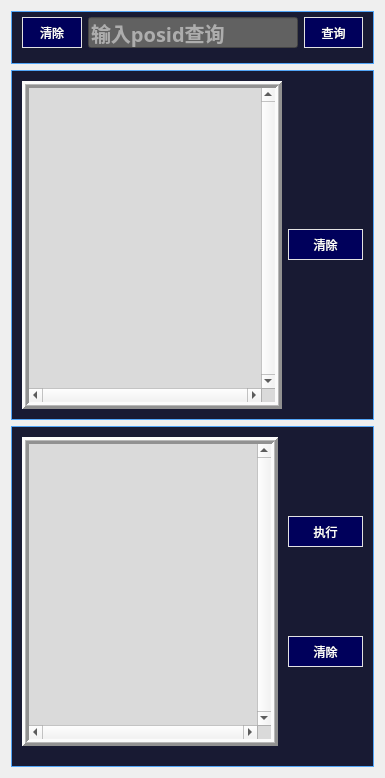
  <widget class="QWidget" name="tab">
   <attribute name="title">
    <string>Android</string>
   </attribute>
   <layout class="QVBoxLayout" name="verticalLayout">
    <item>
     <widget class="QGroupBox" name="groupBox_2">
      <property name="sizePolicy">
       <sizepolicy hsizetype="Preferred" vsizetype="Fixed">
        <horstretch>0</horstretch>
        <verstretch>0</verstretch>
       </sizepolicy>
      </property>
      <property name="minimumSize">
       <size>
        <width>0</width>
        <height>40</height>
       </size>
      </property>
      <property name="contextMenuPolicy">
       <enum>Qt::DefaultContextMenu</enum>
      </property>
      <property name="styleSheet">
       <string notr="true">    
      QGroupBox {
            border-color:rgb(82, 165, 247);
            border-width: 1px;
            border-style: solid;
            margin-top: 0.5ex;
        }
     
      QGroupBox {
            background-color:rgb(24,26,51);

        }</string>
      </property>
      <property name="title">
       <string/>
      </property>
      <layout class="QHBoxLayout" name="horizontalLayout">
       <property name="leftMargin">
        <number>10</number>
       </property>
       <property name="topMargin">
        <number>5</number>
       </property>
       <property name="rightMargin">
        <number>10</number>
       </property>
       <property name="bottomMargin">
        <number>15</number>
       </property>
       <item>
        <widget class="QPushButton" name="pushButton_2">
         <property name="sizePolicy">
          <sizepolicy hsizetype="Preferred" vsizetype="Fixed">
           <horstretch>0</horstretch>
           <verstretch>0</verstretch>
          </sizepolicy>
         </property>
         <property name="minimumSize">
          <size>
           <width>0</width>
           <height>31</height>
          </size>
         </property>
         <property name="palette">
          <palette>
           <active>
            <colorrole role="WindowText">
             <brush brushstyle="SolidPattern">
              <color alpha="255">
               <red>255</red>
               <green>255</green>
               <blue>255</blue>
              </color>
             </brush>
            </colorrole>
            <colorrole role="Button">
             <brush brushstyle="SolidPattern">
              <color alpha="255">
               <red>0</red>
               <green>0</green>
               <blue>91</blue>
              </color>
             </brush>
            </colorrole>
            <colorrole role="Text">
             <brush brushstyle="SolidPattern">
              <color alpha="255">
               <red>255</red>
               <green>255</green>
               <blue>255</blue>
              </color>
             </brush>
            </colorrole>
            <colorrole role="ButtonText">
             <brush brushstyle="SolidPattern">
              <color alpha="255">
               <red>255</red>
               <green>255</green>
               <blue>255</blue>
              </color>
             </brush>
            </colorrole>
            <colorrole role="Base">
             <brush brushstyle="SolidPattern">
              <color alpha="255">
               <red>0</red>
               <green>0</green>
               <blue>91</blue>
              </color>
             </brush>
            </colorrole>
            <colorrole role="Window">
             <brush brushstyle="SolidPattern">
              <color alpha="255">
               <red>0</red>
               <green>0</green>
               <blue>91</blue>
              </color>
             </brush>
            </colorrole>
            <colorrole role="PlaceholderText">
             <brush brushstyle="NoBrush">
              <color alpha="128">
               <red>255</red>
               <green>255</green>
               <blue>255</blue>
              </color>
             </brush>
            </colorrole>
           </active>
           <inactive>
            <colorrole role="WindowText">
             <brush brushstyle="SolidPattern">
              <color alpha="255">
               <red>255</red>
               <green>255</green>
               <blue>255</blue>
              </color>
             </brush>
            </colorrole>
            <colorrole role="Button">
             <brush brushstyle="SolidPattern">
              <color alpha="255">
               <red>0</red>
               <green>0</green>
               <blue>91</blue>
              </color>
             </brush>
            </colorrole>
            <colorrole role="Text">
             <brush brushstyle="SolidPattern">
              <color alpha="255">
               <red>255</red>
               <green>255</green>
               <blue>255</blue>
              </color>
             </brush>
            </colorrole>
            <colorrole role="ButtonText">
             <brush brushstyle="SolidPattern">
              <color alpha="255">
               <red>255</red>
               <green>255</green>
               <blue>255</blue>
              </color>
             </brush>
            </colorrole>
            <colorrole role="Base">
             <brush brushstyle="SolidPattern">
              <color alpha="255">
               <red>0</red>
               <green>0</green>
               <blue>91</blue>
              </color>
             </brush>
            </colorrole>
            <colorrole role="Window">
             <brush brushstyle="SolidPattern">
              <color alpha="255">
               <red>0</red>
               <green>0</green>
               <blue>91</blue>
              </color>
             </brush>
            </colorrole>
            <colorrole role="PlaceholderText">
             <brush brushstyle="NoBrush">
              <color alpha="128">
               <red>255</red>
               <green>255</green>
               <blue>255</blue>
              </color>
             </brush>
            </colorrole>
           </inactive>
           <disabled>
            <colorrole role="WindowText">
             <brush brushstyle="SolidPattern">
              <color alpha="255">
               <red>255</red>
               <green>255</green>
               <blue>255</blue>
              </color>
             </brush>
            </colorrole>
            <colorrole role="Button">
             <brush brushstyle="SolidPattern">
              <color alpha="255">
               <red>0</red>
               <green>0</green>
               <blue>91</blue>
              </color>
             </brush>
            </colorrole>
            <colorrole role="Text">
             <brush brushstyle="SolidPattern">
              <color alpha="255">
               <red>255</red>
               <green>255</green>
               <blue>255</blue>
              </color>
             </brush>
            </colorrole>
            <colorrole role="ButtonText">
             <brush brushstyle="SolidPattern">
              <color alpha="255">
               <red>255</red>
               <green>255</green>
               <blue>255</blue>
              </color>
             </brush>
            </colorrole>
            <colorrole role="Base">
             <brush brushstyle="SolidPattern">
              <color alpha="255">
               <red>0</red>
               <green>0</green>
               <blue>91</blue>
              </color>
             </brush>
            </colorrole>
            <colorrole role="Window">
             <brush brushstyle="SolidPattern">
              <color alpha="255">
               <red>0</red>
               <green>0</green>
               <blue>91</blue>
              </color>
             </brush>
            </colorrole>
            <colorrole role="PlaceholderText">
             <brush brushstyle="NoBrush">
              <color alpha="128">
               <red>255</red>
               <green>255</green>
               <blue>255</blue>
              </color>
             </brush>
            </colorrole>
           </disabled>
          </palette>
         </property>
         <property name="styleSheet">
          <string notr="true">QPushButton
{background-color:rgb(0, 0, 91);
color:rgb(255, 255, 255);
border:rgb(226, 226, 226);
       border-width: 1px;
            border-style: solid;
            margin-top: 0.5ex;
}
QPushButton:hover
{
background-color: qlineargradient(spread:pad, x1:0.909, y1:0.864, x2:0.926, y2:0, stop:0.448864 rgba(170, 250, 250, 250), stop:1 rgba(0, 255, 255, 255));
border-radius: 10px;  
border: 2px groove gray;
border-style: outset;
color:rgb(0, 0, 127)
}</string>
         </property>
         <property name="text">
          <string>清除</string>
         </property>
         <property name="autoRepeatDelay">
          <number>300</number>
         </property>
        </widget>
       </item>
       <item>
        <widget class="QLineEdit" name="lineEdit">
         <property name="sizePolicy">
          <sizepolicy hsizetype="Minimum" vsizetype="Fixed">
           <horstretch>0</horstretch>
           <verstretch>0</verstretch>
          </sizepolicy>
         </property>
         <property name="minimumSize">
          <size>
           <width>0</width>
           <height>30</height>
          </size>
         </property>
         <property name="font">
          <font>
           <family>微软雅黑 Light</family>
           <pointsize>15</pointsize>
           <weight>75</weight>
           <bold>true</bold>
           <kerning>true</kerning>
          </font>
         </property>
         <property name="styleSheet">
          <string notr="true">
background-color:rgb(97, 97, 97);
color:rgb(249, 249, 249)
</string>
         </property>
         <property name="text">
          <string/>
         </property>
         <property name="placeholderText">
          <string>输入posid查询</string>
         </property>
        </widget>
       </item>
       <item>
        <widget class="QPushButton" name="pushButton">
         <property name="sizePolicy">
          <sizepolicy hsizetype="Minimum" vsizetype="Fixed">
           <horstretch>0</horstretch>
           <verstretch>0</verstretch>
          </sizepolicy>
         </property>
         <property name="minimumSize">
          <size>
           <width>0</width>
           <height>31</height>
          </size>
         </property>
         <property name="contextMenuPolicy">
          <enum>Qt::NoContextMenu</enum>
         </property>
         <property name="styleSheet">
          <string notr="true">QPushButton
{background-color:rgb(0, 0, 91);
color:rgb(255, 255, 255);
border:rgb(226, 226, 226);
       border-width: 1px;
            border-style: solid;
            margin-top: 0.5ex;
}
QPushButton:hover
{
background-color: qlineargradient(spread:pad, x1:0.909, y1:0.864, x2:0.926, y2:0, stop:0.448864 rgba(170, 250, 250, 250), stop:1 rgba(0, 255, 255, 255));
border-radius: 10px;  
border: 2px groove gray;
border-style: outset;
color:rgb(0, 0, 127)
}</string>
         </property>
         <property name="text">
          <string>查询</string>
         </property>
        </widget>
       </item>
      </layout>
     </widget>
    </item>
    <item>
     <widget class="QGroupBox" name="groupBox_3">
      <property name="minimumSize">
       <size>
        <width>0</width>
        <height>350</height>
       </size>
      </property>
      <property name="maximumSize">
       <size>
        <width>16777215</width>
        <height>350</height>
       </size>
      </property>
      <property name="styleSheet">
       <string notr="true">    
      QGroupBox {
            border-color:rgb(82, 165, 247);
            border-width: 1px;
            border-style: solid;
            margin-top: 0.5ex;
        }
     
      QGroupBox {
            background-color:rgb(24,26,51);

        }</string>
      </property>
      <property name="title">
       <string/>
      </property>
      <layout class="QHBoxLayout" name="horizontalLayout_2">
       <property name="leftMargin">
        <number>10</number>
       </property>
       <property name="topMargin">
        <number>10</number>
       </property>
       <property name="rightMargin">
        <number>10</number>
       </property>
       <property name="bottomMargin">
        <number>10</number>
       </property>
       <item>
        <widget class="QTextEdit" name="textEdit_2">
         <property name="minimumSize">
          <size>
           <width>0</width>
           <height>315</height>
          </size>
         </property>
         <property name="palette">
          <palette>
           <active>
            <colorrole role="Button">
             <brush brushstyle="SolidPattern">
              <color alpha="255">
               <red>218</red>
               <green>218</green>
               <blue>218</blue>
              </color>
             </brush>
            </colorrole>
            <colorrole role="Base">
             <brush brushstyle="SolidPattern">
              <color alpha="255">
               <red>218</red>
               <green>218</green>
               <blue>218</blue>
              </color>
             </brush>
            </colorrole>
            <colorrole role="Window">
             <brush brushstyle="SolidPattern">
              <color alpha="255">
               <red>218</red>
               <green>218</green>
               <blue>218</blue>
              </color>
             </brush>
            </colorrole>
           </active>
           <inactive>
            <colorrole role="Button">
             <brush brushstyle="SolidPattern">
              <color alpha="255">
               <red>218</red>
               <green>218</green>
               <blue>218</blue>
              </color>
             </brush>
            </colorrole>
            <colorrole role="Base">
             <brush brushstyle="SolidPattern">
              <color alpha="255">
               <red>218</red>
               <green>218</green>
               <blue>218</blue>
              </color>
             </brush>
            </colorrole>
            <colorrole role="Window">
             <brush brushstyle="SolidPattern">
              <color alpha="255">
               <red>218</red>
               <green>218</green>
               <blue>218</blue>
              </color>
             </brush>
            </colorrole>
           </inactive>
           <disabled>
            <colorrole role="Button">
             <brush brushstyle="SolidPattern">
              <color alpha="255">
               <red>218</red>
               <green>218</green>
               <blue>218</blue>
              </color>
             </brush>
            </colorrole>
            <colorrole role="Base">
             <brush brushstyle="SolidPattern">
              <color alpha="255">
               <red>218</red>
               <green>218</green>
               <blue>218</blue>
              </color>
             </brush>
            </colorrole>
            <colorrole role="Window">
             <brush brushstyle="SolidPattern">
              <color alpha="255">
               <red>218</red>
               <green>218</green>
               <blue>218</blue>
              </color>
             </brush>
            </colorrole>
           </disabled>
          </palette>
         </property>
         <property name="font">
          <font>
           <family>方正舒体</family>
           <pointsize>12</pointsize>
          </font>
         </property>
         <property name="styleSheet">
          <string notr="true">background:rgb(218, 218, 218);
</string>
         </property>
         <property name="frameShape">
          <enum>QFrame::Box</enum>
         </property>
         <property name="frameShadow">
          <enum>QFrame::Raised</enum>
         </property>
         <property name="lineWidth">
          <number>3</number>
         </property>
         <property name="midLineWidth">
          <number>1</number>
         </property>
         <property name="verticalScrollBarPolicy">
          <enum>Qt::ScrollBarAlwaysOn</enum>
         </property>
         <property name="horizontalScrollBarPolicy">
          <enum>Qt::ScrollBarAlwaysOn</enum>
         </property>
         <property name="readOnly">
          <bool>true</bool>
         </property>
         <property name="html">
          <string>&lt;!DOCTYPE HTML PUBLIC &quot;-//W3C//DTD HTML 4.0//EN&quot; &quot;http://www.w3.org/TR/REC-html40/strict.dtd&quot;&gt;
&lt;html&gt;&lt;head&gt;&lt;meta name=&quot;qrichtext&quot; content=&quot;1&quot; /&gt;&lt;style type=&quot;text/css&quot;&gt;
p, li { white-space: pre-wrap; }
&lt;/style&gt;&lt;/head&gt;&lt;body style=&quot; font-family:'方正舒体'; font-size:12pt; font-weight:400; font-style:normal;&quot;&gt;
&lt;p style=&quot; margin-top:12px; margin-bottom:12px; margin-left:0px; margin-right:0px; -qt-block-indent:0; text-indent:0px;&quot;&gt;&lt;br /&gt;&lt;/p&gt;&lt;/body&gt;&lt;/html&gt;</string>
         </property>
        </widget>
       </item>
       <item>
        <widget class="QPushButton" name="pushButton_5">
         <property name="minimumSize">
          <size>
           <width>75</width>
           <height>31</height>
          </size>
         </property>
         <property name="maximumSize">
          <size>
           <width>16777215</width>
           <height>31</height>
          </size>
         </property>
         <property name="styleSheet">
          <string notr="true">QPushButton
{background-color:rgb(0, 0, 91);
color:rgb(255, 255, 255);
border:rgb(226, 226, 226);
       border-width: 1px;
            border-style: solid;
            margin-top: 0.5ex;
}
QPushButton:hover
{
background-color: qlineargradient(spread:pad, x1:0.909, y1:0.864, x2:0.926, y2:0, stop:0.448864 rgba(170, 250, 250, 250), stop:1 rgba(0, 255, 255, 255));
border-radius: 10px;  
border: 2px groove gray;
border-style: outset;
color:rgb(0, 0, 127)
}</string>
         </property>
         <property name="text">
          <string>清除</string>
         </property>
        </widget>
       </item>
      </layout>
     </widget>
    </item>
    <item>
     <widget class="QGroupBox" name="groupBox_4">
      <property name="minimumSize">
       <size>
        <width>0</width>
        <height>300</height>
       </size>
      </property>
      <property name="maximumSize">
       <size>
        <width>16777215</width>
        <height>400</height>
       </size>
      </property>
      <property name="styleSheet">
       <string notr="true">    
      QGroupBox {
            border-color:rgb(82, 165, 247);
            border-width: 1px;
            border-style: solid;
            margin-top: 0.5ex;
        }
     
      QGroupBox {
            background-color:rgb(24,26,51);

        }</string>
      </property>
      <property name="title">
       <string/>
      </property>
      <layout class="QHBoxLayout" name="horizontalLayout_3">
       <property name="spacing">
        <number>10</number>
       </property>
       <property name="leftMargin">
        <number>10</number>
       </property>
       <property name="topMargin">
        <number>10</number>
       </property>
       <property name="rightMargin">
        <number>10</number>
       </property>
       <property name="bottomMargin">
        <number>20</number>
       </property>
       <item>
        <widget class="QTextEdit" name="textEdit">
         <property name="minimumSize">
          <size>
           <width>0</width>
           <height>309</height>
          </size>
         </property>
         <property name="styleSheet">
          <string notr="true">background:rgb(218, 218, 218);
</string>
         </property>
         <property name="frameShape">
          <enum>QFrame::Box</enum>
         </property>
         <property name="frameShadow">
          <enum>QFrame::Raised</enum>
         </property>
         <property name="lineWidth">
          <number>3</number>
         </property>
         <property name="midLineWidth">
          <number>1</number>
         </property>
         <property name="verticalScrollBarPolicy">
          <enum>Qt::ScrollBarAlwaysOn</enum>
         </property>
         <property name="horizontalScrollBarPolicy">
          <enum>Qt::ScrollBarAlwaysOn</enum>
         </property>
         <property name="readOnly">
          <bool>true</bool>
         </property>
        </widget>
       </item>
       <item>
        <layout class="QVBoxLayout" name="verticalLayout_2">
         <item>
          <widget class="QPushButton" name="pushButton_4">
           <property name="minimumSize">
            <size>
             <width>75</width>
             <height>31</height>
            </size>
           </property>
           <property name="styleSheet">
            <string notr="true">QPushButton
{background-color:rgb(0, 0, 91);
color:rgb(255, 255, 255);
border:rgb(226, 226, 226);
       border-width: 1px;
            border-style: solid;
            margin-top: 0.5ex;
}
QPushButton:hover
{
background-color: qlineargradient(spread:pad, x1:0.909, y1:0.864, x2:0.926, y2:0, stop:0.448864 rgba(170, 250, 250, 250), stop:1 rgba(0, 255, 255, 255));
border-radius: 10px;  
border: 2px groove gray;
border-style: outset;
color:rgb(0, 0, 127)
}</string>
           </property>
           <property name="text">
            <string>执行</string>
           </property>
          </widget>
         </item>
         <item>
          <widget class="QPushButton" name="pushButton_3">
           <property name="minimumSize">
            <size>
             <width>75</width>
             <height>31</height>
            </size>
           </property>
           <property name="styleSheet">
            <string notr="true">QPushButton
{background-color:rgb(0, 0, 91);
color:rgb(255, 255, 255);
border:rgb(226, 226, 226);
       border-width: 1px;
            border-style: solid;
            margin-top: 0.5ex;
}
QPushButton:hover
{
background-color: qlineargradient(spread:pad, x1:0.909, y1:0.864, x2:0.926, y2:0, stop:0.448864 rgba(170, 250, 250, 250), stop:1 rgba(0, 255, 255, 255));
border-radius: 10px;  
border: 2px groove gray;
border-style: outset;
color:rgb(0, 0, 127)
}</string>
           </property>
           <property name="text">
            <string>清除</string>
           </property>
          </widget>
         </item>
        </layout>
       </item>
      </layout>
     </widget>
    </item>
   </layout>
   <zorder>groupBox_3</zorder>
   <zorder>groupBox_4</zorder>
   <zorder>groupBox_2</zorder>
  </widget>
